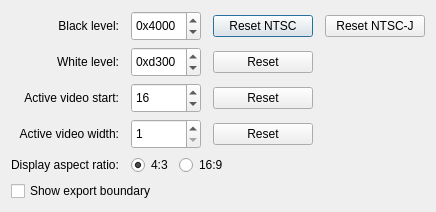
<?xml version="1.0" encoding="UTF-8"?>
<ui version="4.0">
 <class>VideoParametersDialog</class>
 <widget class="QDialog" name="VideoParametersDialog">
  <property name="geometry">
   <rect>
    <x>0</x>
    <y>0</y>
    <width>452</width>
    <height>210</height>
   </rect>
  </property>
  <property name="windowTitle">
   <string>Video Parameters</string>
  </property>
  <layout class="QGridLayout" name="gridLayout">
   <property name="sizeConstraint">
    <enum>QLayout::SetFixedSize</enum>
   </property>
   <property name="horizontalSpacing">
    <number>12</number>
   </property>
   <item row="0" column="0">
    <widget class="QLabel" name="blackLevelLabel">
     <property name="text">
      <string>Black level:</string>
     </property>
     <property name="alignment">
      <set>Qt::AlignRight|Qt::AlignTrailing|Qt::AlignVCenter</set>
     </property>
    </widget>
   </item>
   <item row="0" column="1">
    <widget class="QSpinBox" name="blackLevelSpinBox">
     <property name="sizePolicy">
      <sizepolicy hsizetype="Preferred" vsizetype="Fixed">
       <horstretch>0</horstretch>
       <verstretch>0</verstretch>
      </sizepolicy>
     </property>
     <property name="minimumSize">
      <size>
       <width>70</width>
       <height>30</height>
      </size>
     </property>
     <property name="prefix">
      <string>0x</string>
     </property>
     <property name="maximum">
      <number>32767</number>
     </property>
     <property name="singleStep">
      <number>256</number>
     </property>
     <property name="value">
      <number>16384</number>
     </property>
     <property name="displayIntegerBase">
      <number>16</number>
     </property>
    </widget>
   </item>
   <item row="0" column="2">
    <widget class="QPushButton" name="blackLevelResetButton">
     <property name="minimumSize">
      <size>
       <width>100</width>
       <height>0</height>
      </size>
     </property>
     <property name="text">
      <string>Reset NTSC</string>
     </property>
    </widget>
   </item>
   <item row="0" column="3">
    <widget class="QPushButton" name="blackLevelAltResetButton">
     <property name="minimumSize">
      <size>
       <width>100</width>
       <height>0</height>
      </size>
     </property>
     <property name="text">
      <string>Reset NTSC-J</string>
     </property>
    </widget>
   </item>
   <item row="1" column="0">
    <widget class="QLabel" name="whiteLevelLabel">
     <property name="text">
      <string>White level:</string>
     </property>
     <property name="alignment">
      <set>Qt::AlignRight|Qt::AlignTrailing|Qt::AlignVCenter</set>
     </property>
    </widget>
   </item>
   <item row="1" column="1">
    <widget class="QSpinBox" name="whiteLevelSpinBox">
     <property name="sizePolicy">
      <sizepolicy hsizetype="Preferred" vsizetype="Fixed">
       <horstretch>0</horstretch>
       <verstretch>0</verstretch>
      </sizepolicy>
     </property>
     <property name="minimumSize">
      <size>
       <width>70</width>
       <height>30</height>
      </size>
     </property>
     <property name="prefix">
      <string>0x</string>
     </property>
     <property name="minimum">
      <number>32768</number>
     </property>
     <property name="maximum">
      <number>65535</number>
     </property>
     <property name="singleStep">
      <number>256</number>
     </property>
     <property name="value">
      <number>54016</number>
     </property>
     <property name="displayIntegerBase">
      <number>16</number>
     </property>
    </widget>
   </item>
   <item row="1" column="2">
    <widget class="QPushButton" name="whiteLevelResetButton">
     <property name="minimumSize">
      <size>
       <width>100</width>
       <height>0</height>
      </size>
     </property>
     <property name="text">
      <string>Reset</string>
     </property>
    </widget>
   </item>
   <item row="2" column="0">
    <widget class="QLabel" name="activeVideoStartlLabel">
     <property name="text">
      <string>Active video start:</string>
     </property>
     <property name="alignment">
      <set>Qt::AlignRight|Qt::AlignTrailing|Qt::AlignVCenter</set>
     </property>
    </widget>
   </item>
   <item row="2" column="1">
    <widget class="QSpinBox" name="activeVideoStartSpinBox">
     <property name="sizePolicy">
      <sizepolicy hsizetype="Preferred" vsizetype="Fixed">
       <horstretch>0</horstretch>
       <verstretch>0</verstretch>
      </sizepolicy>
     </property>
     <property name="minimumSize">
      <size>
       <width>70</width>
       <height>30</height>
      </size>
     </property>
     <property name="prefix">
      <string></string>
     </property>
     <property name="minimum">
      <number>0</number>
     </property>
     <property name="maximum">
      <number>1134</number>
     </property>
     <property name="singleStep">
      <number>1</number>
     </property>
     <property name="value">
      <number>16</number>
     </property>
     <property name="displayIntegerBase">
      <number>10</number>
     </property>
    </widget>
   </item>
   <item row="2" column="2">
    <widget class="QPushButton" name="activeVideoStartResetButton">
     <property name="minimumSize">
      <size>
       <width>100</width>
       <height>0</height>
      </size>
     </property>
     <property name="text">
      <string>Reset</string>
     </property>
    </widget>
   </item>
   <item row="3" column="0">
    <widget class="QLabel" name="activeVideoWidthlLabel">
     <property name="text">
      <string>Active video width:</string>
     </property>
     <property name="alignment">
      <set>Qt::AlignRight|Qt::AlignTrailing|Qt::AlignVCenter</set>
     </property>
    </widget>
   </item>
   <item row="3" column="1">
    <widget class="QSpinBox" name="activeVideoWidthSpinBox">
     <property name="sizePolicy">
      <sizepolicy hsizetype="Preferred" vsizetype="Fixed">
       <horstretch>0</horstretch>
       <verstretch>0</verstretch>
      </sizepolicy>
     </property>
     <property name="minimumSize">
      <size>
       <width>70</width>
       <height>30</height>
      </size>
     </property>
     <property name="prefix">
      <string></string>
     </property>
     <property name="minimum">
      <number>1</number>
     </property>
     <property name="maximum">
      <number>1135</number>
     </property>
     <property name="singleStep">
      <number>1</number>
     </property>
     <property name="value">
      <number>1</number>
     </property>
     <property name="displayIntegerBase">
      <number>10</number>
     </property>
    </widget>
   </item>
   <item row="3" column="2">
    <widget class="QPushButton" name="activeVideoWidthResetButton">
     <property name="minimumSize">
      <size>
       <width>100</width>
       <height>0</height>
      </size>
     </property>
     <property name="text">
      <string>Reset</string>
     </property>
    </widget>
   </item>
   <item row="4" column="0">
    <widget class="QLabel" name="aspectRatioLabel">
     <property name="text">
      <string>Display aspect ratio:</string>
     </property>
     <property name="alignment">
      <set>Qt::AlignLeading|Qt::AlignLeft|Qt::AlignVCenter</set>
     </property>
    </widget>
   </item>
   <item row="2" column="0">
    <spacer name="verticalSpacer_1">
     <property name="orientation">
      <enum>Qt::Vertical</enum>
     </property>
     <property name="sizeType">
      <enum>QSizePolicy::MinimumExpanding</enum>
     </property>
     <property name="sizeHint" stdset="0">
      <size>
       <width>20</width>
       <height>15</height>
      </size>
     </property>
    </spacer>
   </item>
   <item row="4" column="1" colspan="3">
    <widget class="QWidget" name="aspectRatioWidget" native="true">
     <layout class="QHBoxLayout" name="horizontalLayout">
      <property name="leftMargin">
       <number>0</number>
      </property>
      <property name="topMargin">
       <number>0</number>
      </property>
      <property name="rightMargin">
       <number>0</number>
      </property>
      <property name="bottomMargin">
       <number>0</number>
      </property>
      <item>
       <widget class="QRadioButton" name="aspectRatio43RadioButton">
        <property name="text">
         <string>4:3</string>
        </property>
        <property name="checked">
         <bool>true</bool>
        </property>
        <attribute name="buttonGroup">
         <string notr="true">aspectRatioButtonGroup</string>
        </attribute>
       </widget>
      </item>
      <item>
       <widget class="QRadioButton" name="aspectRatio169RadioButton">
        <property name="text">
         <string>16:9</string>
        </property>
        <attribute name="buttonGroup">
         <string notr="true">aspectRatioButtonGroup</string>
        </attribute>
       </widget>
      </item>
      <item>
       <spacer name="horizontalSpacer">
        <property name="orientation">
         <enum>Qt::Horizontal</enum>
        </property>
        <property name="sizeHint" stdset="0">
         <size>
          <width>0</width>
          <height>0</height>
         </size>
        </property>
       </spacer>
      </item>
     </layout>
    </widget>
   </item>
  <item row="5" column="0" colspan="4">
   <widget class="QCheckBox" name="exportBoundaryCheckBox">
    <property name="text">
     <string>Show export boundary</string>
    </property>
   </widget>
  </item>
  </layout>
 </widget>
 <resources/>
 <connections/>
 <buttongroups>
  <buttongroup name="aspectRatioButtonGroup"/>
 </buttongroups>
</ui>
